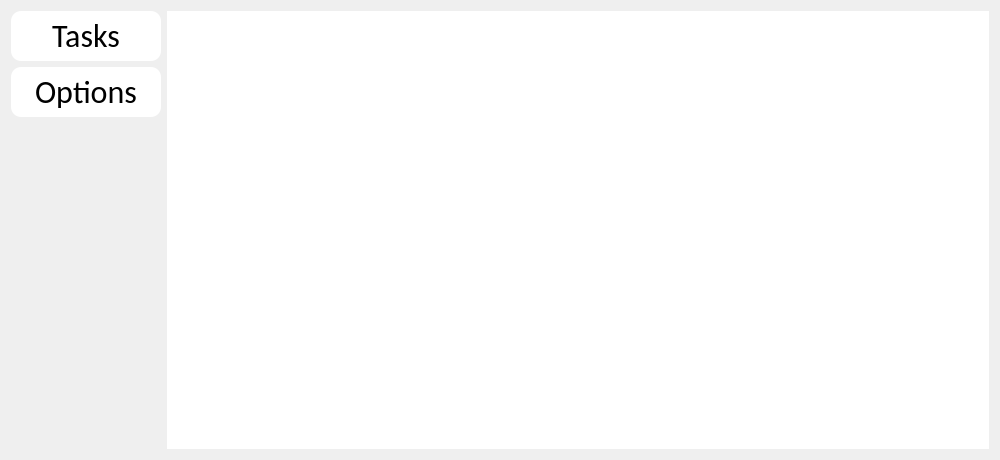
<?xml version="1.0" encoding="UTF-8"?>
<ui version="4.0">
 <class>MainWindow</class>
 <widget class="QMainWindow" name="MainWindow">
  <property name="geometry">
   <rect>
    <x>0</x>
    <y>0</y>
    <width>1000</width>
    <height>460</height>
   </rect>
  </property>
  <property name="sizePolicy">
   <sizepolicy hsizetype="Preferred" vsizetype="Preferred">
    <horstretch>0</horstretch>
    <verstretch>0</verstretch>
   </sizepolicy>
  </property>
  <property name="minimumSize">
   <size>
    <width>800</width>
    <height>300</height>
   </size>
  </property>
  <property name="windowTitle">
   <string>Daily Assistant</string>
  </property>
  <property name="autoFillBackground">
   <bool>false</bool>
  </property>
  <property name="styleSheet">
   <string notr="true">QMainWindow {
border: none;
background-color: background-color: rgb(255, 255, 255);
}</string>
  </property>
  <widget class="QWidget" name="centralWidget">
   <property name="sizePolicy">
    <sizepolicy hsizetype="Preferred" vsizetype="Preferred">
     <horstretch>0</horstretch>
     <verstretch>0</verstretch>
    </sizepolicy>
   </property>
   <property name="minimumSize">
    <size>
     <width>800</width>
     <height>300</height>
    </size>
   </property>
   <property name="autoFillBackground">
    <bool>false</bool>
   </property>
   <property name="styleSheet">
    <string notr="true">#centralWidget {
background-color: rgb(239, 239, 239);
}</string>
   </property>
   <layout class="QHBoxLayout" name="horizontalLayout">
    <item>
     <layout class="QVBoxLayout" name="verticalLayout">
      <property name="sizeConstraint">
       <enum>QLayout::SetDefaultConstraint</enum>
      </property>
      <item>
       <widget class="QPushButton" name="tasksButton">
        <property name="sizePolicy">
         <sizepolicy hsizetype="Preferred" vsizetype="Preferred">
          <horstretch>0</horstretch>
          <verstretch>0</verstretch>
         </sizepolicy>
        </property>
        <property name="minimumSize">
         <size>
          <width>150</width>
          <height>50</height>
         </size>
        </property>
        <property name="maximumSize">
         <size>
          <width>300</width>
          <height>50</height>
         </size>
        </property>
        <property name="sizeIncrement">
         <size>
          <width>0</width>
          <height>0</height>
         </size>
        </property>
        <property name="font">
         <font>
          <family>Calibri</family>
          <pointsize>24</pointsize>
         </font>
        </property>
        <property name="autoFillBackground">
         <bool>false</bool>
        </property>
        <property name="styleSheet">
         <string notr="true">QPushButton#tasksButton {
    
	background-color: rgb(255, 255, 255);
	border: none;
	border-radius: 10px;
 }

 QPushButton#tasksButton:hover {
	background-color: #FF3B3F;
 }</string>
        </property>
        <property name="text">
         <string>Tasks</string>
        </property>
        <property name="icon">
         <iconset resource="resources.qrc">
          <normaloff>:/Resources/tasks.png</normaloff>:/Resources/tasks.png</iconset>
        </property>
        <property name="iconSize">
         <size>
          <width>32</width>
          <height>32</height>
         </size>
        </property>
        <property name="default">
         <bool>false</bool>
        </property>
        <property name="flat">
         <bool>true</bool>
        </property>
       </widget>
      </item>
      <item>
       <widget class="QPushButton" name="optionsButton">
        <property name="minimumSize">
         <size>
          <width>0</width>
          <height>50</height>
         </size>
        </property>
        <property name="font">
         <font>
          <family>Calibri</family>
          <pointsize>24</pointsize>
         </font>
        </property>
        <property name="styleSheet">
         <string notr="true">QPushButton#optionsButton {
    
	background-color: rgb(255, 255, 255);
	border: none;
	border-radius: 10px;
 }

 QPushButton#optionsButton:hover {
	background-color: #FF3B3F;
 }</string>
        </property>
        <property name="text">
         <string>Options</string>
        </property>
        <property name="icon">
         <iconset resource="resources.qrc">
          <normaloff>:/Resources/options.png</normaloff>:/Resources/options.png</iconset>
        </property>
        <property name="iconSize">
         <size>
          <width>32</width>
          <height>32</height>
         </size>
        </property>
       </widget>
      </item>
      <item>
       <spacer name="verticalSpacer">
        <property name="orientation">
         <enum>Qt::Vertical</enum>
        </property>
        <property name="sizeHint" stdset="0">
         <size>
          <width>20</width>
          <height>40</height>
         </size>
        </property>
       </spacer>
      </item>
     </layout>
    </item>
    <item>
     <widget class="QStackedWidget" name="stackedWidget">
      <property name="sizePolicy">
       <sizepolicy hsizetype="MinimumExpanding" vsizetype="MinimumExpanding">
        <horstretch>0</horstretch>
        <verstretch>0</verstretch>
       </sizepolicy>
      </property>
      <property name="minimumSize">
       <size>
        <width>400</width>
        <height>300</height>
       </size>
      </property>
      <property name="styleSheet">
       <string notr="true">#stackedWidget {
background-color: rgb(255, 255, 255);
}</string>
      </property>
      <property name="frameShape">
       <enum>QFrame::NoFrame</enum>
      </property>
      <property name="frameShadow">
       <enum>QFrame::Plain</enum>
      </property>
      <widget class="QWidget" name="page"/>
      <widget class="QWidget" name="page_2"/>
     </widget>
    </item>
   </layout>
  </widget>
 </widget>
 <layoutdefault spacing="6" margin="11"/>
 <resources>
  <include location="resources.qrc"/>
 </resources>
 <connections/>
</ui>
